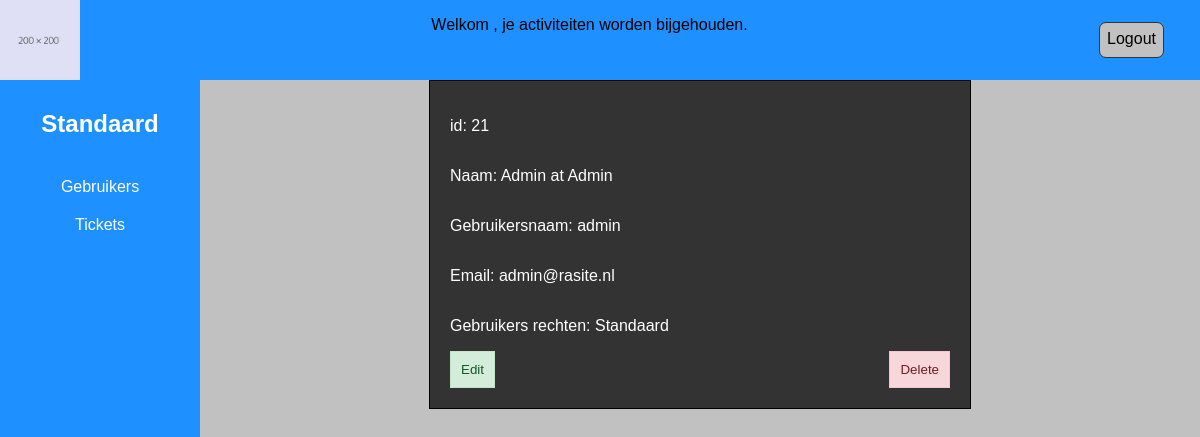
Page /backend/gebruiker.php?id=21 on the committed database.
### tables this page shows
CREATE TABLE `users` (
  `id` int(11) NOT NULL,
  `username` varchar(50) NOT NULL,
  `password` varchar(255) NOT NULL,
  `email` varchar(80) NOT NULL,
  `firstname` varchar(30) NOT NULL,
  `adverb` varchar(10) NOT NULL,
  `surname` varchar(60) NOT NULL,
  `user_rights` varchar(10) NOT NULL,
  `deleted` int(11) NOT NULL
);

### backend/gebruiker.php (the view, shortened to what this page needs)
<?php require_once 'partial/header.php'; ?>
      <main>
        <section class="">
          <?php
            require_once 'dbconfig.php';
            $userid = $_GET['id'];
            $sql = "SELECT * FROM users WHERE id = '$userid'";
            $result = $conn->query($sql);
            $user = $result->fetch_assoc();
            switch($user['user_rights']){
              case 0:
                $rights = "Standaard";
              break;
            }
          ?>
          <article class="single-user">
            <p>id: <?php echo $user['id']; ?></p>
            <p>Naam: <?php if(!empty($user['adverb'])){echo $user['firstname'] . ' ' . $user['adverb'] . ' ' . $user['surname']; }else{ echo $user['firstname'] . ' ' . $user['surname'];}?></p>
            <p>Gebruikersnaam: <?php echo $user['username']; ?></p>
            <p>Email: <?php echo $user['email']; ?></p>
            <p>Gebruikers rechten: <?php echo $rights; ?></p>
            <span>
              <?php if($user['deleted'] == 0){ ?>
                  <button name="edit" class="btn-green">Edit</button>
                  <button name="delete" class="btn-red" onclick="confDelete(<?php echo $user['id']; ?>)">Delete</button>
              <?php }else{ ?>
                  <button name="restore" class="btn-green" onclick="confRestore(<?php echo $user['id']; ?>)">Restore</button>
                  <button name="delete" class="btn-red" onclick="confDelete(<?php echo $user['id']; ?>)">Perm delete</button>
              <?php } ?>
            </span>
        </article>
      </section>
      </main>
<?php require_once 'partial/footer.php'; ?>

### css/back.css (style rules this page uses)
* { font-family: Verdana, Geneva, sans-serif; }
body, html { padding: 0; margin: 0; overflow: hidden; }
main { background-color: #c1c1c1; display: flex; width: 100%; flex-direction: column; }
.single-user button:nth-child(2) { margin-left: auto; }
.btn-red { color: #721c24; background-color: #f8d7da; border: 1px solid #f5c6cb; }
.btn-green { color: #155724; background-color: #d4edda; border:1px solid #c3e6cb; }
.single-user span { display: flex; }
.single-user { display: flex; width: 50%; padding: 2% 2%; flex-direction: column; background-color: #333; color: white; border: 1px solid black; margin: auto; }
.single-user button { padding: 10px; }

### rows in the picture
users: id "21", firstname "Admin", adverb "at", surname "Admin", username "admin", email "admin@rasite.nl", user_rights "Standaard"
